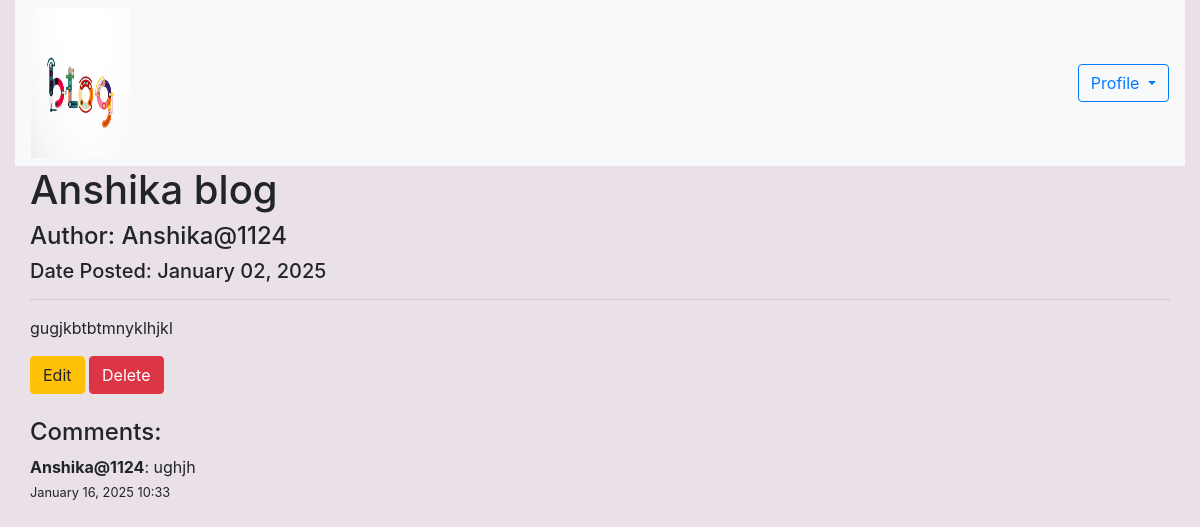
Before: /mypost/2/ with the older database file.
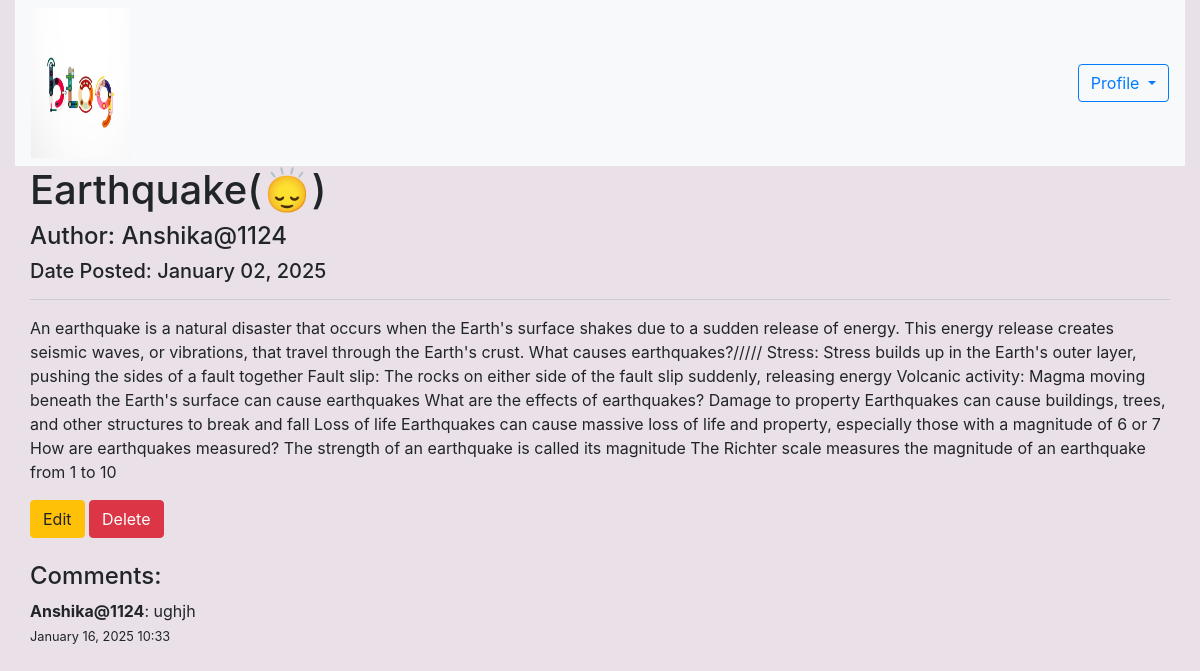
After: the same page with the newer database file.
### blogapp/models.py (models this page shows, shortened)
class Post(models.Model):
    title = models.CharField(max_length=100)
    content = models.TextField()
    date_posted = models.DateTimeField(default=timezone.now)
    author = models.ForeignKey(User, on_delete=models.CASCADE)

### blogapp/views.py (the view)
# urls.py: path('mypost/<int:pk>/', views.my_post, name='mypost_detail'),
def my_post(request, pk):
    post = get_object_or_404(Post, pk=pk)
    return render(request, 'mypost_detail.html', {'post': post})

### blogapp/templates/mypost_detail.html (shortened to what this page needs)
{% extends 'home.html' %}
{% block content %}
{% load static %}
<nav class="navbar navbar-expand-lg navbar-light bg-light w-100">
    <div class="collapse navbar-collapse" id="navbarSupportedContent">
        <ul class="navbar-nav mr-auto">
            <li><a href="/base"><img class="w-50"style="width: 350px; height: 150px;" src="{% static 'base.avif' %}" alt=""></a></li>
        </ul>
        <form class="form-inline my-2 my-lg-0">
            <div class="dropdown">
                <button class="btn btn-outline-primary dropdown-toggle" type="button" id="dropdownMenuButton"
                    data-toggle="dropdown" aria-haspopup="true" aria-expanded="false">
                    Profile
                </button>
            </div>
        </form>
    </div>
</nav>
<div class="container" style="max-width: 1350px;">
    <h1>{{ post.title }}</h1>
    <div class="article-metadata">
        <h4>Author: {{ post.author }}</h4>
        <h5>Date Posted: {{ post.date_posted|date:"F d, Y" }}</h5>
    </div>
    <hr>
    <p>{{ post.content }}</p>
    <a href="{% url 'edit_post' post.pk %}" class="btn btn-warning">Edit</a>
    <a href="{% url 'delete_post' post.pk %}" class="btn btn-danger">Delete</a>
    <br><br>
    <h4>Comments:</h4>
    <div class="comments">
        {% for comment in post.comments.all %}
            <div class="comment">
                <strong>{{ comment.author }}</strong>: {{ comment.content }}
                <br>
                <small>{{ comment.date_posted|date:"F d, Y H:i" }}</small>
            </div>
        {% empty %}
            <p>No comments yet. Be the first to comment!</p>
        {% endfor %}
    </div>
</div>
{% endblock %}

Changed rows visible on the page:
changed Post "Anshika@1124": title "Anshika blog" → "Earthquake(🙂‍↕️)"; content "gugjkbtbtmnyklhjkl" → "An earthquake is a natural disaster that occurs when the Earth's surface shakes due to a sudden release of energy. This energy release creates seismic waves, or vibrations, that travel through the Earth's crust. What causes earthquakes?///// Stress: Stress builds up in the Earth's outer layer, pushing the sides of a fault together Fault slip: The rocks on either side of the fault slip suddenly, releasing energy Volcanic activity: Magma moving beneath the Earth's surface can cause earthquakes What are the effects of earthquakes? Damage to property Earthquakes can cause buildings, trees, and other structures to break and fall Loss of life Earthquakes can cause massive loss of life and…"
